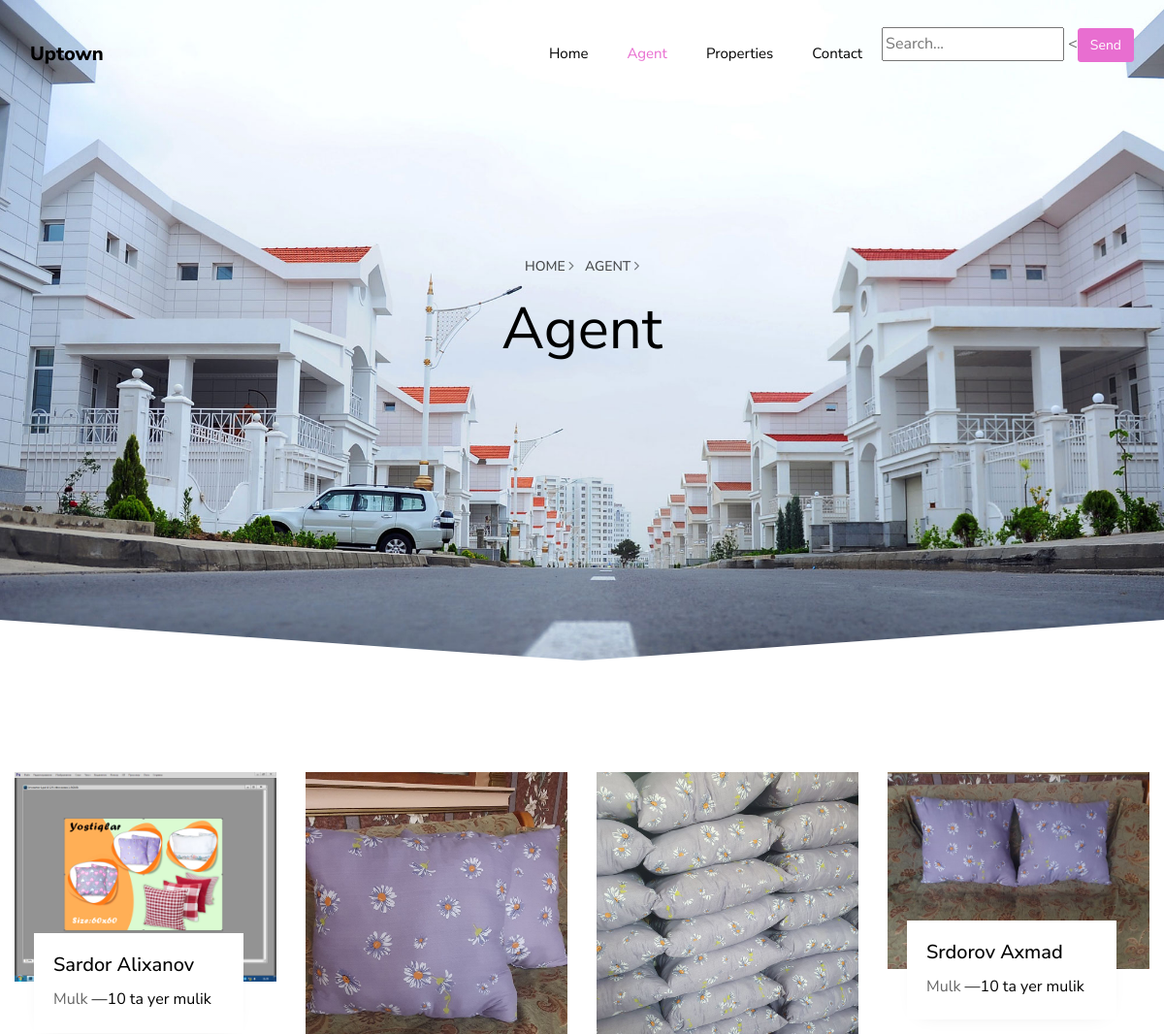
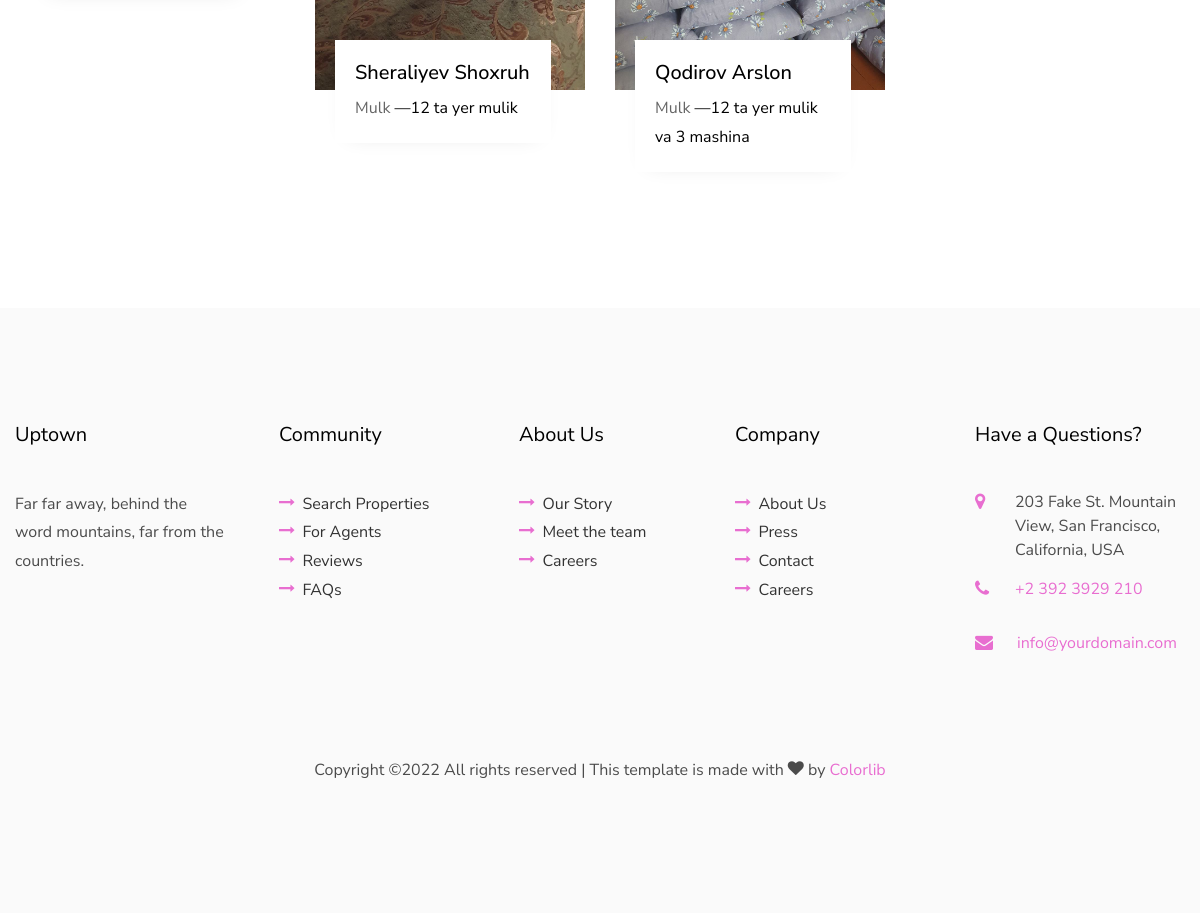
The app's page /agent/ with its own data (2 pictures, top to bottom).
### myfiles/models.py (models this page shows)
class Agents(models.Model):
    name = models.CharField(max_length=30)
    mulki = models.CharField(max_length=30)
    rasm=models.ImageField(upload_to='media')

### myfiles/views.py (the view)
# urls.py: path('agent/',agent,name='agent'),
def agent(malumot1):
    if malumot1.method == "POST":
        matn1 = malumot1.POST.get('a_search')
        soz1 = str(matn1).strip()
        malumot_a = Q(name__startswith = soz1)|Q(mulki__startswith = soz1)|Q(rasm__startswith = soz1)
        agentlar = Agents.objects.filter(malumot_a)
        return render(malumot1,'agent.html',{'agent':agentlar})
    else:
        agentlar = Agents.objects.all()
        return render(malumot1, 'agent.html',{'agent':agentlar})

### templates/agent.html (shortened to what this page needs)
<!DOCTYPE html>
<html lang="en">
{% load static %}
  <head>
    <link rel="stylesheet" href="{% static 'css/open-iconic-bootstrap.min.css' %}">
    <link rel="stylesheet" href="{% static 'css/animate.css' %}">
    <link rel="stylesheet" href="{% static 'css/owl.carousel.min.css' %}">
    <link rel="stylesheet" href="{% static 'css/owl.theme.default.min.css' %}">
    <link rel="stylesheet" href="{% static 'css/magnific-popup.css' %}">
    <link rel="stylesheet" href="{% static 'css/aos.css' %}">
    <link rel="stylesheet" href="{% static 'css/ionicons.min.css' %}">
    <link rel="stylesheet" href="{% static 'css/bootstrap-datepicker.css' %}">
    <link rel="stylesheet" href="{% static 'css/jquery.timepicker.css' %}">
    <link rel="stylesheet" href="{% static 'css/flaticon.css' %}">
    <link rel="stylesheet" href="{% static 'css/icomoon.css' %}">
    <link rel="stylesheet" href="{% static 'css/style.css' %}">
  </head>
  <body>
	  <nav class="navbar navbar-expand-lg navbar-dark ftco_navbar bg-dark ftco-navbar-light" id="ftco-navbar">
	    <div class="container">
	      <a class="navbar-brand" href="{% url 'uy'%}">Uptown</a>
	      <div class="collapse navbar-collapse" id="ftco-nav">
	         <ul class="navbar-nav ml-auto">
					<li class="nav-item "><a href="{% url 'uy'%}" class="nav-link">Home</a></li>
					<li class="nav-item active"><a href="{% url 'agent'%}" class="nav-link">Agent</a></li>
					<li class="nav-item"><a href="{% url 'xususiyat' %}" class="nav-link">Properties</a></li>
					<li class="nav-item"><a href="{% url 'aloqa'  %}" class="nav-link">Contact</a></li>
                    <form action="{% url 'agent'%}" method="post">
                     <input type="text" name="a_search" placeholder="Search...">
                     <<button class="btn btn-primary">Send</button>
                    </form>
				 </ul>
	      </div>
	    </div>
	  </nav>
    <section class="hero-wrap hero-wrap-2 ftco-degree-bg js-fullheight" style="background-image: url('{% static 'images/bg_1.jpg' %}');" data-stellar-background-ratio="0.5">
      <div class="overlay"></div>
      <div class="container">
        <div class="row no-gutters slider-text js-fullheight align-items-center justify-content-center">
          <div class="col-md-9 ftco-animate pb-5 text-center">
          	<p class="breadcrumbs"><span class="mr-2"><a href="{% url 'uy'%}.html">Home <i class="ion-ios-arrow-forward"></i></a></span> <span>Agent <i class="ion-ios-arrow-forward"></i></span></p>
            <h1 class="mb-3 bread">Agent</h1>
          </div>
        </div>
      </div>
    </section>
		<section class="ftco-section ftco-agent">
    	<div class="container">
        <div class="row">
			{%for r in agent%}
        	    <div class="col-md-3">
        		<div class="agent">
    					<div class="img">
		    				<img src="{{r.rasm.url}}" class="img-fluid" alt="Colorlib Template">
	    				</div>
	    				<div class="desc">
	    					<h3><a href="{% url 'xususiyat' %}">{{r.name}}</a></h3>
								<p class="h-info"><span class="location">Mulk</span> <span class="details">&mdash;{{r.mulki}}</span></p>
	    				</div>
    				</div>
        	</div>
            {%endfor%}
        </div>
    	</div>
    </section>
    <footer class="ftco-footer ftco-section">
      <div class="container">
        <div class="row mb-5">
          <div class="col-md">
            <div class="ftco-footer-widget mb-4">
              <h2 class="ftco-heading-2">Uptown</h2>
              <p>Far far away, behind the word mountains, far from the countries.</p>
              <ul class="ftco-footer-social list-unstyled mt-5">
              </ul>
            </div>
          </div>
          <div class="col-md">
            <div class="ftco-footer-widget mb-4 ml-md-4">
              <h2 class="ftco-heading-2">Community</h2>
              <ul class="list-unstyled">
                <li><a href="#"><span class="icon-long-arrow-right mr-2"></span>Search Properties</a></li>
                <li><a href="#"><span class="icon-long-arrow-right mr-2"></span>For Agents</a></li>
                <li><a href="#"><span class="icon-long-arrow-right mr-2"></span>Reviews</a></li>
                <li><a href="#"><span class="icon-long-arrow-right mr-2"></span>FAQs</a></li>
              </ul>
            </div>
          </div>
          <div class="col-md">
            <div class="ftco-footer-widget mb-4 ml-md-4">
              <h2 class="ftco-heading-2">About Us</h2>
              <ul class="list-unstyled">
                <li><a href="#"><span class="icon-long-arrow-right mr-2"></span>Our Story</a></li>
                <li><a href="#"><span class="icon-long-arrow-right mr-2"></span>Meet the team</a></li>
                <li><a href="#"><span class="icon-long-arrow-right mr-2"></span>Careers</a></li>
              </ul>
            </div>
          </div>
          <div class="col-md">
             <div class="ftco-footer-widget mb-4">
              <h2 class="ftco-heading-2">Company</h2>
              <ul class="list-unstyled">
                <li><a href="#"><span class="icon-long-arrow-right mr-2"></span>About Us</a></li>
                <li><a href="#"><span class="icon-long-arrow-right mr-2"></span>Press</a></li>
                <li><a href="#"><span class="icon-long-arrow-right mr-2"></span>Contact</a></li>
                <li><a href="#"><span class="icon-long-arrow-right mr-2"></span>Careers</a></li>
              </ul>
            </div>
          </div>
          <div class="col-md">
            <div class="ftco-footer-widget mb-4">
            	<h2 class="ftco-heading-2">Have a Questions?</h2>
            	<div class="block-23 mb-3">
	              <ul>
	                <li><span class="icon icon-map-marker"></span><span class="text">203 Fake St. Mountain View, San Francisco, California, USA</span></li>
	                <li><a href="#"><span class="icon icon-phone"></span><span class="text">+2 392 3929 210</span></a></li>
	                <li><a href="#"><span class="icon icon-envelope pr-4"></span><span class="text">info@yourdomain.com</span></a></li>
	              </ul>
	            </div>
            </div>
          </div>
        </div>
        <div class="row">
          <div class="col-md-12 text-center">
            <p>
  Copyright &copy;<script>document.write(new Date().getFullYear());</script> All rights reserved | This template is made with <i class="icon-heart color-danger" aria-hidden="true"></i> by <a href="https://colorlib.com" target="_blank">Colorlib</a>
  </p>
          </div>
        </div>
      </div>
    </footer>
  </body>
</html>

### static/css/icomoon.css (style rules this page uses)
[class^="icon-"], [class*=" icon-"] { font-family: 'icomoon' !important; speak: none; font-style: normal; font-weight: normal; font-variant: normal; text-transform: none; line-height: 1; -webkit-font-smoothing: antialiased; -moz-osx-font-smoothing: grayscale; }
.icon-heart:before { content: "\f004"; }
.icon-map-marker:before { content: "\f041"; }
.icon-phone:before { content: "\f095"; }
.icon-envelope:before { content: "\f0e0"; }
.icon-long-arrow-right:before { content: "\f178"; }

### records on screen
Agents: rasm (picture), name "Sardor Alixanov", mulki "10 ta yer mulik"
Agents: rasm (picture), name "Sheraliyev Shoxruh", mulki "12 ta yer mulik"
Agents: rasm (picture), name "Qodirov Arslon", mulki "12 ta yer mulik va 3 mashina"
Agents: rasm (picture), name "Srdorov Axmad", mulki "10 ta yer mulik"
